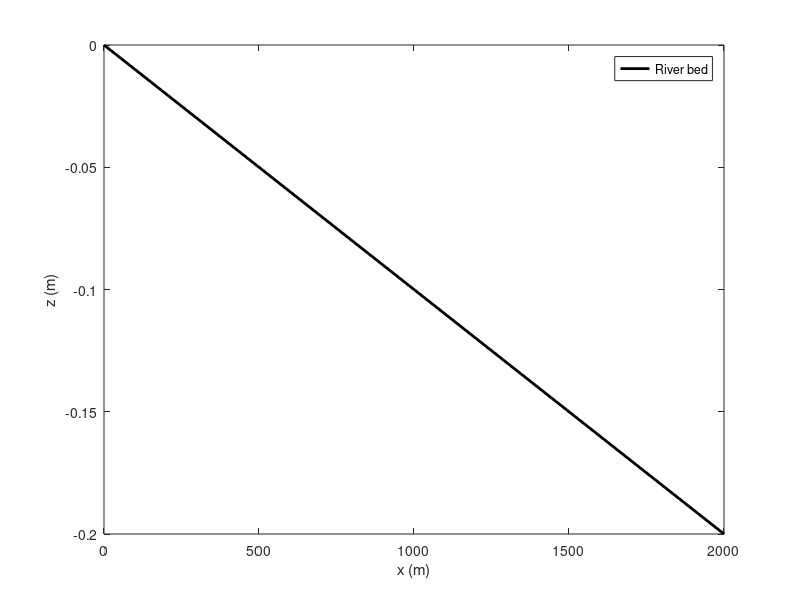

Recreate this plot in MATLAB.
% clean the workspace
clearvars
close all % close all figures

% Set parameters
So = 1e-4; % define bed slope
L = 2e3; % define length of the river

% Compute bed level
x = [0 L]; % x vector
z_b = -So*x; % compute bed elevation (- since So = -dz/dx)

% Plot the bed level
plot(x, z_b, 'k-', 'Linewidth', 2) % plot black line 2pt thick

% Add some eye-candy
xlabel('x (m)') % set the x-axis label
ylabel('z (m)') % set the y-axis label
legend('River bed') % set the legend
